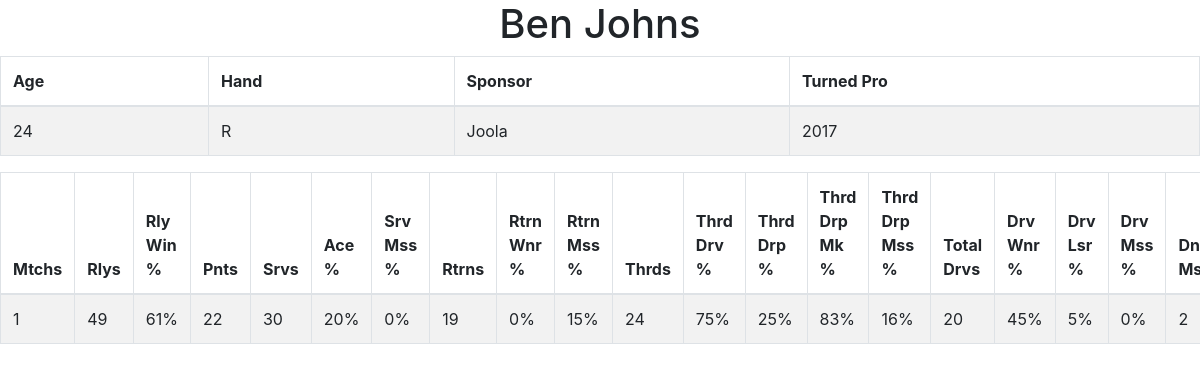
The page /players on the database its author committed.
### MyApp/models.py (models this page shows, shortened)
class Player(models.Model):
    f_name = models.CharField(max_length=100)
    l_name = models.CharField(max_length=100)
    birthdate = models.DateField()
    sex = models.CharField(max_length=1, choices=[("M", "Male"), ("F", "Female")])
    hand = models.CharField(max_length=1, choices=[("R", "Right"), ("L", "Left")])
    turned_pro = models.CharField(max_length=4)
    sponsor = models.CharField(max_length=100)
    bracket = models.CharField(
        max_length=2,
        choices=[("MS", "Mens Singles"), ("WS", "Women's Singles")],
    )

class PlayerStats(models.Model):
    player = models.ForeignKey(
        Player, on_delete=models.CASCADE, related_name="player_with_stats"
    )
    partner = models.ForeignKey(
        Player,
        on_delete=models.DO_NOTHING,
        blank=True,
        null=True,
        related_name="partner_for_player",
    )
    opponent1 = models.ForeignKey(
        Player,
        on_delete=models.DO_NOTHING,
        related_name="opponent1",
    )
    opponent2 = models.ForeignKey(
        Player,
        on_delete=models.DO_NOTHING,
        blank=True,
        null=True,
        related_name="opponent2_optional",
    )
    match = models.ForeignKey(Match, on_delete=models.CASCADE)
    rallies_played = models.IntegerField(default=0)
    rallies_won = models.IntegerField(default=0)
    points_won = models.IntegerField(default=0)
    serves = models.IntegerField(default=0)
    serve_winners = models.IntegerField(default=0)
    serve_losers = models.IntegerField(default=0)
    serve_neutrals = models.IntegerField(default=0)
    serve_misses = models.IntegerField(default=0)
    returns = models.IntegerField(default=0)
    return_winners = models.IntegerField(default=0)
    return_losers = models.IntegerField(default=0)
    return_neutrals = models.IntegerField(default=0)
    return_misses = models.IntegerField(default=0)
    thirds = models.IntegerField(default=0)
    third_drops = models.IntegerField(default=0)
    third_drives = models.IntegerField(default=0)
    third_drop_makes = models.IntegerField(default=0)
    third_drop_winners = models.IntegerField(default=0)
    third_drop_misses = models.IntegerField(default=0)
    drives = models.IntegerField(default=0)
    drive_winners = models.IntegerField(default=0)
    drive_losers = models.IntegerField(default=0)
    drive_neutrals = models.IntegerField(default=0)
    drive_misses = models.IntegerField(default=0)
    dink_winners = models.IntegerField(default=0)
    dink_misses = models.IntegerField(default=0)
    volley_speed_ups = models.IntegerField(default=0)
    volley_speed_up_winners = models.IntegerField(default=0)
    volley_speed_up_losers = models.IntegerField(default=0)
    volley_speed_up_neutrals = models.IntegerField(default=0)
    volley_speed_up_misses = models.IntegerField(default=0)
    off_bounce_speed_ups = models.IntegerField(default=0)
    off_bounce_speed_up_winners = models.IntegerField(default=0)
    off_bounce_speed_up_losers = models.IntegerField(default=0)
    off_bounce_speed_up_neutrals = models.IntegerField(default=0)
    off_bounce_speed_up_misses = models.IntegerField(default=0)
    counters = models.IntegerField(default=0)
    counter_winners = models.IntegerField(default=0)
    counter_losers = models.IntegerField(default=0)
    counter_neutrals = models.IntegerField(default=0)
    counter_misses = models.IntegerField(default=0)
    resets = models.IntegerField(default=0)
    resets_made = models.IntegerField(default=0)
    resets_missed = models.IntegerField(default=0)
    lobs = models.IntegerField(default=0)
    lob_successes = models.IntegerField(default=0)
    lob_winners = models.IntegerField(default=0)
    lob_losers = models.IntegerField(default=0)
    lob_neutrals = models.IntegerField(default=0)
    lob_misses = models.IntegerField(default=0)
    popups = models.IntegerField(default=0)
    popup_winners = models.IntegerField(
        default=0
    )  # this should almost never happen, very rare
    popup_losers = models.IntegerField(default=0)
    popup_neutrals = models.IntegerField(default=0)
    putaway_attempts = models.IntegerField(default=0)
    putaway_winners = models.IntegerField(default=0)
    putaway_neutrals = models.IntegerField(default=0)
    putaway_misses = models.IntegerField(default=0)
    ernes = models.IntegerField(default=0)
    erne_winners = models.IntegerField(default=0)
    erne_neutrals = models.IntegerField(default=0)
    erne_misses = models.IntegerField(default=0)
    erne_losers = models.IntegerField(default=0)
    atps = models.IntegerField(default=0)
    atp_winners = models.IntegerField(default=0)
    atp_neutrals = models.IntegerField(default=0)
    atp_misses = models.IntegerField(default=0)
    atp_losers = models.IntegerField(default=0)
    nvz_faults = models.IntegerField(default=0)
    service_faults = models.IntegerField(default=0)
    technical_warnings = models.IntegerField(default=0)

### MyApp/views.py (the view)
# urls.py: path("players", views.player_page_stats, name="players"),
def player_page_stats(request):
    player_id = request.GET.get("player_id", 3)
    queryset = PlayerStats.objects.filter(player__pk=player_id)
    aggregated_stats = aggregate_stats(queryset)
    player_info = Player.objects.filter(id=player_id)[0]
    age = get_age_from_birthdate(player_info.birthdate)
    if aggregated_stats:
        stats_data = aggregated_stats[0]
    else:
        stats_data = {}  # Handle case where the player has no stats
    context = {
        "stats": stats_data,
        "player": player_info,
        "age": age,
    }
    return render(request, "player.html", context)

### MyApp/views.py (called while the page is built)
def get_age_from_birthdate(birthdate):
    byear, bmonth, bday = map(int, str(birthdate).split("-"))
    tyear, tmonth, tday = map(int, str(date.today()).split("-"))
    return tyear - byear - ((tmonth, tday) < (bmonth, bday))

### templates/player.html (shortened to what this page needs)
<!DOCTYPE html>
<html lang="en">
  <head>
    <link
      rel="stylesheet"
      href="https://cdn.jsdelivr.net/npm/bootstrap@4.3.1/dist/css/bootstrap.min.css"
    />
  </head>
  <body>
    <main>
      <h1 style="display: flex; align-content: center; justify-content: center;">{{ player.f_name }} {{ player.l_name }}</h1>
      <table class="table table-striped table-bordered">
        <thead>
            <tr>
                <th>Age</th>
                <th>Hand</th>
                <th>Sponsor</th>
                <th>Turned Pro</th>
            </tr>
        </thead>
        <tbody>
            <tr>
                <td>{{ age }}</td>
                <td>{{ player.hand }}</td>
                <td>{{ player.sponsor }}</td>
                <td>{{ player.turned_pro }}</td>
            </tr>
        </tbody>
      </table>
      <div style="overflow-x: auto;">
      <table class="table table-striped table-bordered">
        <thead>
          <tr>
            <th>Mtchs</th>
            <th>Rlys</th>
            <th>Rly Win %</th>
            <th>Pnts</th>
            <th>Srvs</th>
            <th>Ace %</th>
            <th>Srv Mss %</th>
            <th>Rtrns</th>
            <th>Rtrn Wnr %</th>
            <th>Rtrn Mss %</th>
            <th>Thrds</th>
            <th>Thrd Drv %</th>
            <th>Thrd Drp %</th>
            <th>Thrd Drp Mk %</th>
            <th>Thrd Drp Mss %</th>
            <th>Total Drvs</th>
            <th>Drv Wnr %</th>
            <th>Drv Lsr %</th>
            <th>Drv Mss %</th>
            <th>Dnk Mss</th>
          </tr>
        </thead>
        <tbody>
          <tr>
            <td>{{ stats.total_matches }}</td>
            <td>{{ stats.total_rallies_played }}</td>
            <td>{{ stats.rally_win_percentage }}%</td>
            <td>{{ stats.total_points_won }}</td>
            <td>{{ stats.total_serves }}</td>
            <td>{{ stats.serve_win_percentage }}%</td>
            <td>{{ stats.serve_miss_percentage }}%</td>
            <td>{{ stats.total_returns }}</td>
            <td>{{ stats.return_win_percentage }}%</td>
            <td>{{ stats.return_miss_percentage }}%</td>
            <td>{{ stats.total_thirds }}</td>
            <td>{{ stats.third_drive_percentage }}%</td>
            <td>{{ stats.third_drop_percentage }}%</td>
            <td>{{ stats.third_drop_make_percentage }}%</td>
            <td>{{ stats.third_drop_miss_percentage }}%</td>
            <td>{{ stats.total_drives }}</td>
            <td>{{ stats.drive_win_percentage }}%</td>
            <td>{{ stats.drive_loss_percentage }}%</td>
            <td>{{ stats.drive_miss_percentage }}%</td>
            <td>{{ stats.total_dink_misses }}</td>
          </tr>
        </tbody>
      </table>
    </main>
  </body>
</html>

### rows shown on the page
Player: f_name "Ben", l_name "Johns", hand "R", sponsor "Joola", turned_pro "2017"
PlayerStats: total_matches "1", total_rallies_played "49", rally_win_percentage "61", total_points_won "22", total_serves "30", serve_win_percentage "20", serve_miss_percentage "0", total_returns "19", return_win_percentage "0", return_miss_percentage "15", total_thirds "24", third_drive_percentage "75", third_drop_percentage "25", third_drop_make_percentage "83", third_drop_miss_percentage "16", total_drives "20", drive_win_percentage "45", drive_loss_percentage "5", drive_miss_percentage "0", total_dink_misses "2"

### other values the page prints
{{ age }} "24"
